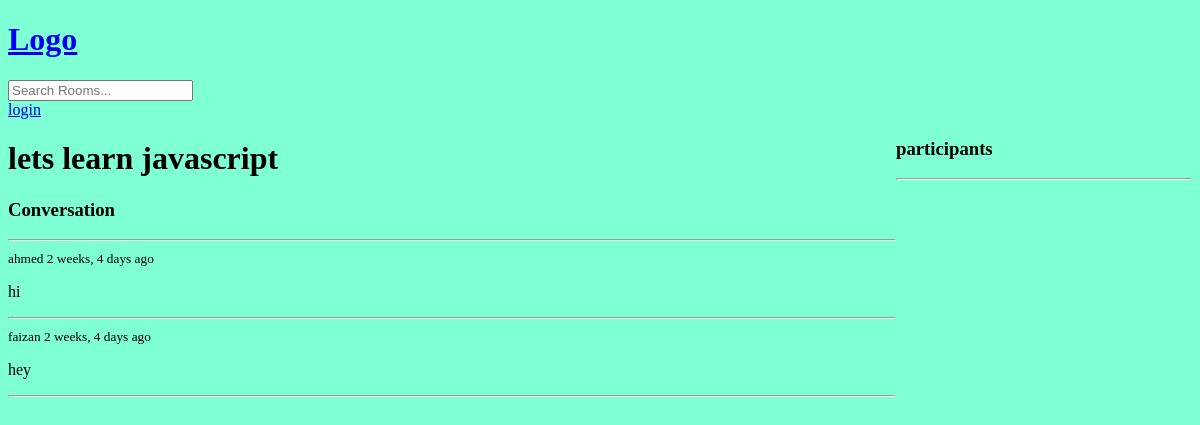
Page /room/1/ on the earlier database version.
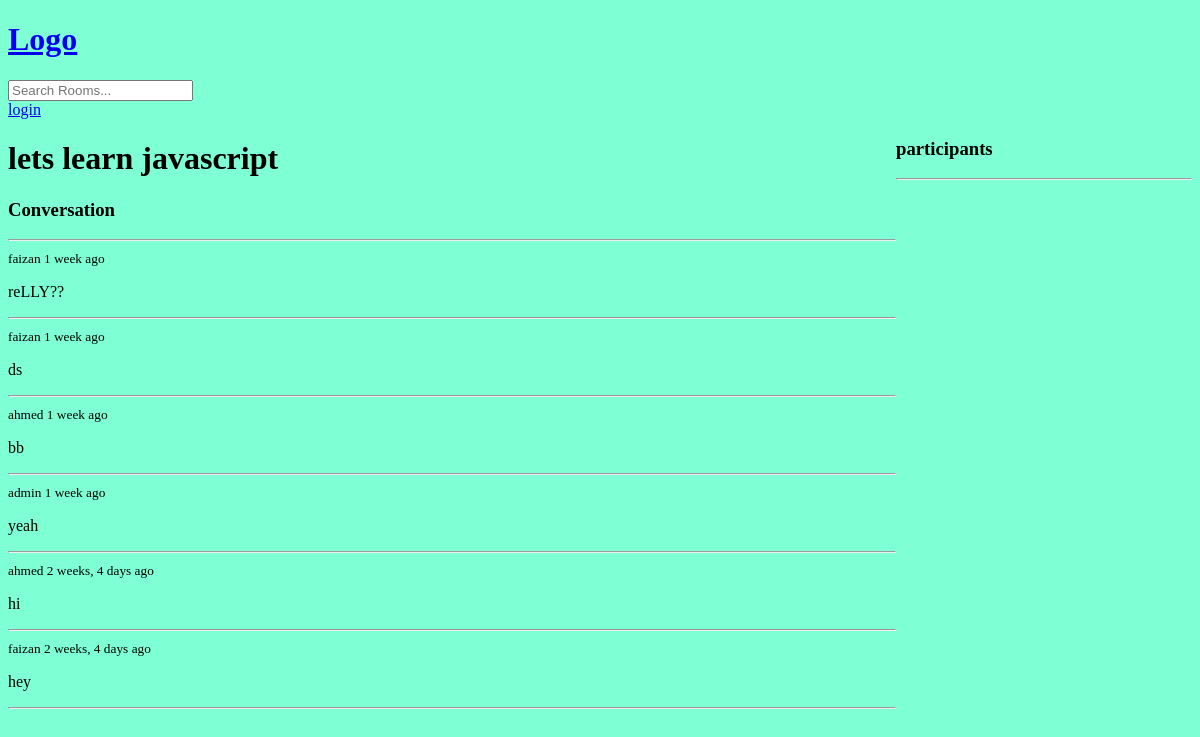
Same page on the later database version.
### base/models.py (models this page shows, shortened)
class Room(models.Model):
    host = models.ForeignKey(User, on_delete=models.SET_NULL, null=True)
    topic = models.ForeignKey(Topic, on_delete=models.SET_NULL, null=True)
    name = models.CharField(max_length=120)
    description = models.TextField(null=True, blank=True)
    participants= models.ManyToManyField(User, related_name='participants', blank=True)
    updated = models.DateTimeField(auto_now=True)
    created = models.DateTimeField(auto_now_add=True)
    class Meta:
        ordering=['-updated','-created']

class Message(models.Model):
    user=models.ForeignKey(User, on_delete=models.CASCADE)
    room=models.ForeignKey(Room, on_delete=models.CASCADE)
    body=models.TextField()
    updated=models.DateTimeField(auto_now=True)
    created=models.DateTimeField(auto_now_add=True)
    class Meta:
        ordering=['-updated','-created']

### base/views.py (the view, shortened to what this page needs)
# urls.py: path('room/<str:pk>/', views.room, name="room"),
def room(request, pk):
    room = Room.objects.get(id=pk)
    room_messages=room.message_set.all()
    participants = room.participants.all()
    context={'room': room, 'room_messages': room_messages, 'participants': participants}
    return render(request, 'base/room.html', context)

### base/templates/base/room.html (shortened to what this page needs)
{% extends 'main.html' %}
 {% block content %}
 <div class="room-container">
    <div>
 <h1>{{room.name}}</h1>
 <div class="comment-wrapper">
 <h3>Conversation</h3>
<hr>
 {% for message in room_messages  %}
 <div>
     <small>{{message.user}}  {{message.created|timesince}} ago</small>
     <p>{{message.body}}</p>
     <hr>
 </div>
 {% endfor %}
</div>
</div>
<div>
    <h3>participants</h3>
    <hr>
</div>
</div>
 {% endblock content %}

### templates/main.html (shortened to what this page needs)
<!DOCTYPE html>
{% load static %}
<html lang="en">
<head>
    <link rel="stylesheet" href="{% static 'styles/main.css' %}">
</head>
<body>
    {% include 'navbar.html' %}
    {% block content %}
    {% endblock content %}
</body>
</html>

### templates/navbar.html
<a href="/">
    <h1>Logo</h1>
</a>
<form method="GET" action=" {% url 'home' %} ">
    <input type="text" name="q" placeholder="Search Rooms..." />
</form>
{% if request.user.is_authenticated %}
<p>Hello {{request.user}}</p>
<a href="{% url 'logout' %}">logout</a>
{% else %}
<a href="{% url 'login' %}">login</a>
{% endif %}

### static/styles/main.css (style rules this page uses)
body { background-color: aquamarine; }

### base/templates/base/room.html (style rules this page uses)
.room-container { display: grid; grid-template-columns: 3fr 1fr; }

Differences in the rows shown:
added Message: user "faizan", created "1 week", body "reLLY??"
added Message: user "faizan", created "1 week", body "ds"
added Message: user "ahmed", created "1 week", body "bb"
added Message: user "admin", created "1 week", body "yeah"
